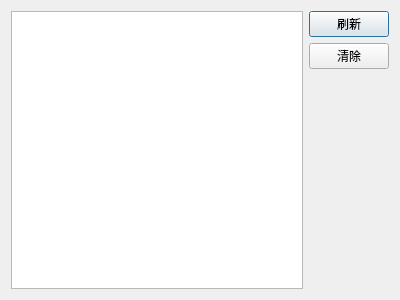
<?xml version="1.0" encoding="UTF-8"?>
<ui version="4.0">
 <class>Dialog</class>
 <widget class="QDialog" name="Dialog">
  <property name="geometry">
   <rect>
    <x>0</x>
    <y>0</y>
    <width>400</width>
    <height>300</height>
   </rect>
  </property>
  <property name="windowTitle">
   <string>Dialog</string>
  </property>
  <layout class="QHBoxLayout" name="horizontalLayout">
   <item>
    <widget class="QTextBrowser" name="textBrowser"/>
   </item>
   <item>
    <layout class="QVBoxLayout" name="verticalLayout">
     <item>
      <widget class="QPushButton" name="refresh">
       <property name="text">
        <string>刷新</string>
       </property>
      </widget>
     </item>
     <item>
      <widget class="QPushButton" name="clear">
       <property name="text">
        <string>清除</string>
       </property>
      </widget>
     </item>
     <item>
      <spacer name="verticalSpacer">
       <property name="orientation">
        <enum>Qt::Vertical</enum>
       </property>
       <property name="sizeHint" stdset="0">
        <size>
         <width>20</width>
         <height>40</height>
        </size>
       </property>
      </spacer>
     </item>
    </layout>
   </item>
  </layout>
 </widget>
 <resources/>
 <connections/>
</ui>
